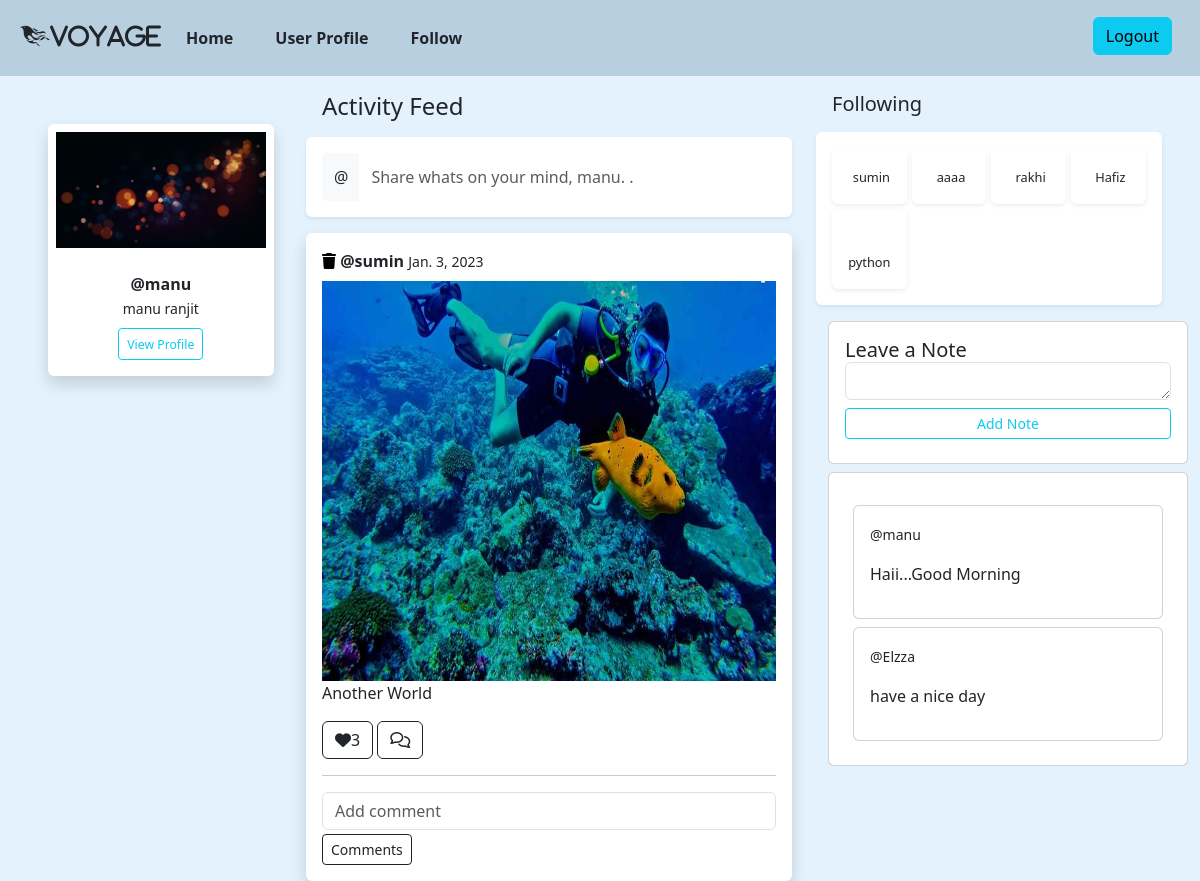
The page /web/index/ (signed in) on the database its author committed.
### api/models.py (models this page shows, shortened)
class UserProfile(models.Model):
    user=models.OneToOneField(User,on_delete=models.CASCADE,related_name="profile")
    proimage=models.ImageField(upload_to="images")
    dob=models.DateField()

class Posts(models.Model):
    title=models.CharField(max_length=250)
    image=models.ImageField(upload_to="images",null=True)
    user=models.ForeignKey(User,on_delete=models.CASCADE)
    created_date=models.DateField(auto_now_add=True)
    like=models.ManyToManyField(User,related_name="likes")
    @property
    def posts_comments(self):
        return self.comments_set.all()
    @property
    def likes(self):
        qs=self.like.all().count()
        return qs

class Friends(models.Model):
    user = models.ForeignKey(User, on_delete=models.CASCADE, related_name='user')
    follower = models.ForeignKey(User, on_delete=models.CASCADE, related_name='follower')
    date = models.DateTimeField(auto_now_add=True)

class Notes(models.Model):
    user = models.ForeignKey(User, on_delete=models.CASCADE)
    note = models.CharField(max_length=100)
    data = models.DateTimeField(auto_now_add=True)

### web/views.py (the view, shortened to what this page needs)
# urls.py: path('index/',IndexView.as_view(),name="index" ),
@method_decorator(decs,name="dispatch")
class IndexView(CreateView,ListView):
    template_name="index.html"
    form_class=PostForm
    success_url=reverse_lazy("index")
    model=Posts
    context_object_name="posts"
    def get_queryset(self):
        return Posts.objects.all()
    def get_context_data(self, **kwargs):
        context = super().get_context_data(**kwargs)
        context["followings"] = Friends.objects.filter(follower=self.request.user)
        context["posts"] = Posts.objects.all().order_by('-created_date')
        context["notes"] = Notes.objects.all()
        return context

### web/forms.py
class PostForm(forms.ModelForm):
    class Meta:
        model=Posts
        fields=["title","image"]
        widgets={
            "title":forms.TextInput(attrs={"class":"form-control"}),
            "image":forms.FileInput(attrs={"class":"form-select"}),
        }

### web/views.py (called while the page is built)
def signin_required(fn):
    def wrapper(request,*args,**kw):
        if not request.user.is_authenticated:
            messages.error(request,"invalid session")
            return redirect("signin")
        else:
            return fn(request,*args,**kw)
    return wrapper

### web/templates/index.html (shortened to what this page needs)
{%extends 'base.html'%}
{%block body_block%}
<!DOCTYPE html>
<html lang="en">
<head>
    <link href="https://cdn.jsdelivr.net/npm/bootstrap@5.3.0-alpha1/dist/css/bootstrap.min.css" rel="stylesheet"
>
    <link rel="stylesheet" href="https://cdnjs.cloudflare.com/ajax/libs/font-awesome/6.2.1/css/all.min.css"
 />
</head>
<body>
    <div class="row">
        <div class="col-3">
            <div class="card mt-5 ms-5 border-0 shadow " style="width: 80%; ">
                <img src="{{request.user.profile.proimage.url}}"
                    width="70%" class="card-img-top p-2 rounded" alt="...">
                <div class="card-body text-center">
                    <p class="card-text" style="margin: 0;"><strong>@{{request.user}}</strong></p>
                    <span><small class="">{{request.user.first_name}} </small></span>
                    <span><small class="">{{request.user.last_name}} </small></span>
                    <br>
                    <a href="{% url 'profile' %}" class="btn btn-outline-info btn-sm mt-2"><small>View
                            Profile</small></a>
                </div>
            </div>
        </div>
        <div class="col-5">
            <h4 class="m-3">Activity Feed</h2>
                <div class="card border-0 shadow-sm">
                    <div class="card-body">
                        <div class="input-group" style="width: 100%; height: 3em;">
                            <span class="input-group-text border-0 " data-bs-toggle="modal"
                                data-bs-target="#exampleModal" id="basic-addon1">@</span>
                            <input type="text" class="form-control border-0"
                                placeholder="Share whats on your mind, {{request.user}}. ." aria-label="Username"
                                aria-describedby="basic-addon1" data-bs-toggle="modal" data-bs-target="#exampleModal">
                        </div>
                    </div>
                </div>
                {%for p in posts%}
                <div class="card mt-3 border-0 shadow">
                    <div class="card-body">
                        <a href="{%url 'post-delete' p.id%}"><i class="fa-sharp fa-solid fa-trash" style="color: black;"></i></a>
                        <p class="text-right fw-bold" style="display: inline;">@{{p.user}}</p>
                        <small>{{p.created_date}}</small>
                        <img src="{{p.image.url}}" class="mt-2" alt="" width="100%" height="400">
                        <p>{{p.title}}</p>
                        <a href="{% url 'add-like' p.id %}" class="btn btn-outline-dark"><i
                                class="fa-solid fa-heart"></i>{{p.likes}}</a>
                        <button type="button" class="btn btn-outline-dark  collapsed"
                        data-bs-toggle="collapse" data-bs-target="#flush-collapse{{p.id}}" aria-expanded="false"
                        aria-controls="flush-collapseOne"><i class="fa-regular fa-comments"></i></button>
                    <hr>
                    <form action="{%url 'add-comment' p.id%}" method="post">
                        <input type="text" class="form-control" name="comment" required placeholder="Add comment">
                        <button type="submit" class="btn btn-outline-dark btn-sm mt-1">Comments</button>
                    </form>
                    </div>
                </div>
                {%endfor%}
        </div>
        <div class="col-4">
            <link href="https://cdn.jsdelivr.net/npm/bootstrap@5.3.0-alpha1/dist/css/bootstrap.min.css" rel="stylesheet"
 />
            <div class="following">
                <h5 class="m-3">Following</h5>
                <div class="card parent border-0 shadow-sm" style="width: 90%;">
                    {% for f in followings %}
                    <div class="card child border-0 shadow-sm" style="width: 100%;">
                        <div class="card-body text-center">
                            <small style="font-size: 0.8em;">{{f.user}}</small>
                        </div>
                    </div>
                    {% endfor %}
                </div>
                                    <div class="container my-3">
                                        <div class="card">
                                            <div class="card-body">
                                                <h5 class="card-title">
                                                    Leave a Note
                                                <form action="{% url 'add-note' request.user.id %}" method="post">
                                                    <div class="form-group mb-2">
                                                        <textarea class="form-control" id="id_note" name="note" rows="1"></textarea>
                                                    </div>
                                                    <button  class="btn btn-outline-info btn-sm form-control">Add Note</a>
                                                </form>
                                    </div>
                                </div>
                                <div class="mt-2 card p-4">
                                    {% for i in notes %}
                                    <div class="card mt-2">
                                        <div class="card-body">
                                            <p><small>@{{i.user}}</small></p>
                                            <p>{{i.note}}</p>
                                        </div>
                                    </div>
                                    {% endfor %}
                                </div>
                        </div>
                    </div>
            </div>
        </div>
</body>
</html>
{%endblock%} -->

### web/templates/index.html (style rules this page uses)
.parent { display: grid; grid-gap: 5px; grid-column-gap: 0px; grid-template-columns: 1fr 1fr 1fr 1fr; grid-row-gap: 5px; grid-column-gap: 5px; padding: 1em; }

### rows shown on the page
Posts: user "sumin", created_date "Jan. 3, 2023", image (picture), title "Another World", likes "3"
Friends: user "sumin"
Friends: user "aaaa"
Friends: user "rakhi"
Friends: user "Hafiz"
Friends: user "python"
Notes: user "manu", note "Haii...Good Morning"
Notes: user "Elzza", note "have a nice day"

### other values the page prints
{{ request.user }} "manu"
{{ request.user.first_name }} "manu"
{{ request.user.last_name }} "ranjit"
